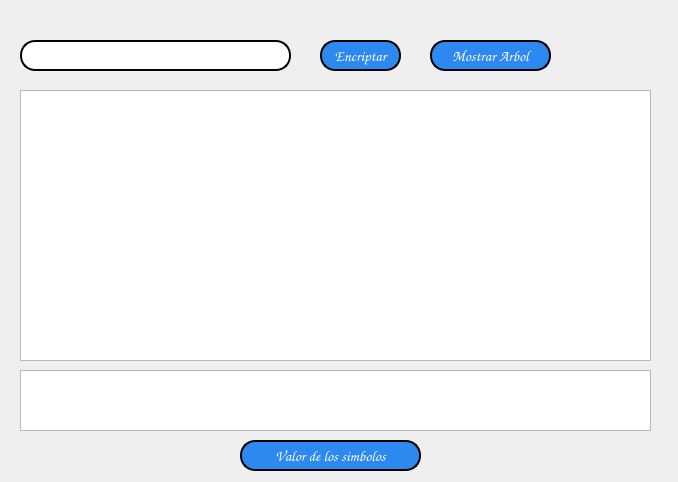
<?xml version="1.0" encoding="UTF-8"?>
<ui version="4.0">
 <class>MainWindow</class>
 <widget class="QMainWindow" name="MainWindow">
  <property name="geometry">
   <rect>
    <x>0</x>
    <y>0</y>
    <width>678</width>
    <height>482</height>
   </rect>
  </property>
  <property name="windowTitle">
   <string>MainWindow</string>
  </property>
  <property name="styleSheet">
   <string notr="true">*{

	 background-image: url(:/Imagenes/imagenes/456.jpg);
	 font-family: 	Comic Sans MS;
}

QPushButton{
   background:#2d89ef;
   color: white;
   border: 2px solid;
   border-radius:15px;
   font-size:15px;		
}

QLineEdit{
  background:white;	
  border: 2px solid;
  border-radius:15px;	
  font-size:13px;
}

QWidget#contenedor{
	border:transparent;
}

QTableView {
    color: white;
    font-size:15px;
}


QHeaderView{
  qproperty-defaultAlignment: AlignHCenter;
  background: rgb(59, 89, 213);
 font-weight: bold;
}

QTextEdit{
	color:white;
	font-size:13px;
	font-weight: bold;
}
</string>
  </property>
  <widget class="QWidget" name="centralwidget">
   <property name="styleSheet">
    <string notr="true"/>
   </property>
   <widget class="QPushButton" name="boton_encriptar">
    <property name="geometry">
     <rect>
      <x>320</x>
      <y>40</y>
      <width>81</width>
      <height>31</height>
     </rect>
    </property>
    <property name="text">
     <string>Encriptar</string>
    </property>
   </widget>
   <widget class="QLineEdit" name="text_ingresar">
    <property name="geometry">
     <rect>
      <x>20</x>
      <y>40</y>
      <width>271</width>
      <height>31</height>
     </rect>
    </property>
   </widget>
   <widget class="QWidget" name="contenedor" native="true">
    <property name="geometry">
     <rect>
      <x>20</x>
      <y>90</y>
      <width>631</width>
      <height>271</height>
     </rect>
    </property>
    <widget class="QTableWidget" name="tableWidget">
     <property name="enabled">
      <bool>true</bool>
     </property>
     <property name="geometry">
      <rect>
       <x>0</x>
       <y>0</y>
       <width>631</width>
       <height>271</height>
      </rect>
     </property>
    </widget>
   </widget>
   <widget class="QPushButton" name="boton_mostrar">
    <property name="geometry">
     <rect>
      <x>430</x>
      <y>40</y>
      <width>121</width>
      <height>31</height>
     </rect>
    </property>
    <property name="text">
     <string>Mostrar Arbol</string>
    </property>
   </widget>
   <widget class="QPushButton" name="pushButton">
    <property name="geometry">
     <rect>
      <x>240</x>
      <y>440</y>
      <width>181</width>
      <height>31</height>
     </rect>
    </property>
    <property name="text">
     <string>Valor de los simbolos</string>
    </property>
   </widget>
   <widget class="QTextEdit" name="textEdit">
    <property name="geometry">
     <rect>
      <x>20</x>
      <y>370</y>
      <width>631</width>
      <height>61</height>
     </rect>
    </property>
   </widget>
  </widget>
 </widget>
 <resources>
  <include location="source.qrc"/>
 </resources>
 <connections/>
</ui>
